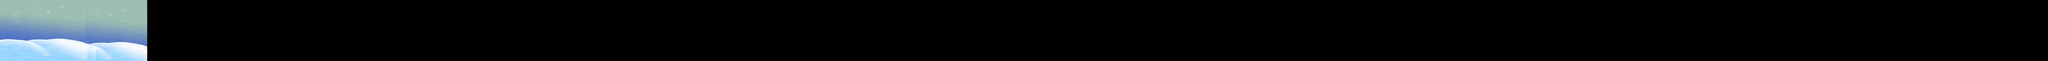

This is a level from a 2D game, rendered from its Tiled map with the project's own tilesets. A one-line summary and the map file follow, with tile-layer data summarised:
An orthogonal 960x18 tile map with 20x32 px tiles, 1 tile layer (块层 1), 2 tilesets.

<map version="1.0" orientation="orthogonal" renderorder="right-down" width="960" height="18" tilewidth="20" tileheight="32" nextobjectid="1">
 <tileset firstgid="1" name="bg1" tilewidth="20" tileheight="32" tilecount="760">
  <image source="bg1.jpg" width="800" height="612" />
 </tileset>
 <tileset firstgid="761" name="bg1" tilewidth="20" tileheight="32" tilecount="760">
  <image source="bg1.jpg" width="800" height="612" />
 </tileset>
 <layer name="块层 1" width="960" height="18">
  <data>[17280 cells, 1242 non-empty, 720 distinct tile ids]</data>
 </layer>
</map>
